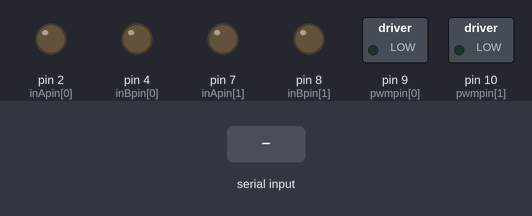
Recording of a sketch running on a simulated Arduino Uno, built with avr-gcc and run on an emulated ATmega328P. On the bench: switched loads named in the sketch (green lamp = pin HIGH), output pins drawn as LEDs (lit = HIGH). Inputs (shaded band) come from the test bench.

Above: at 1.2 s.
1.3 s: "VEL,,45\n" received over Serial
At 2.3 s:
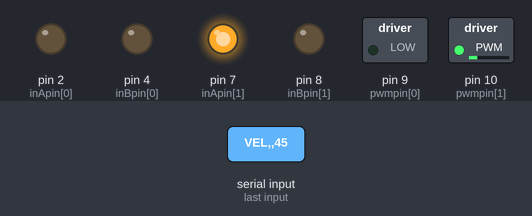
Timing chart, 0 to 4.8 s (numbered marks = the images above; inputs shaded):
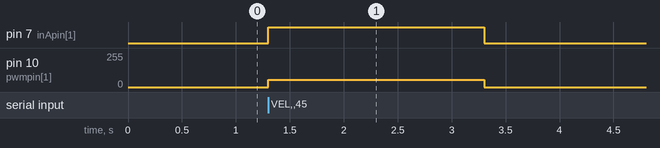

Measured:
- after the input at 1.3 s, pin 7 (inApin[1]): LOW → HIGH at once, → LOW 2.0 s later; pin 10 (pwmpin[1]): 0/255 → 53/255 at once, → 0/255 2.0 s later

The sketch:

papa_leonardo_auto_watchdog.ino
```cpp
#define USE_USBCON

#define BRAKEVCC 0
#define CW       1
#define CCW      2
#define BRAKEGND 3

#define RIGHT_MOTOR 1
#define LEFT_MOTOR  0

// Factor de corrección para el motor derecho
#define FACTOR_CORRECCION 1.19

// Tiempo máximo sin recibir comandos antes de detenerse (milisegundos)
#define TIMEOUT_SEGURIDAD 2000

// ============================================================
// PINES DEL MOTOR SHIELD
// ============================================================
int inApin[2] = {2, 7};
int inBpin[2] = {4, 8};
int pwmpin[2] = {9, 10};

// ============================================================
// VARIABLES DE CONTROL
// ============================================================
String msg = "";
unsigned long ultimoComandoRecibido = 0;
bool motoresFrenados = true;

// ============================================================
// INICIALIZACION DE MOTORES
// ============================================================
void init_motor(void) {
  for (int i = 0; i < 2; i++) {
    pinMode(inApin[i], OUTPUT);
    pinMode(inBpin[i], OUTPUT);
    pinMode(pwmpin[i], OUTPUT);
  }
  frenarMotores();
}

// ============================================================
// CONTROL DE MOTOR BASE
// ============================================================
void motorGo(uint8_t motor, uint8_t direct, uint8_t pwm) {
  if (motor <= 1 && direct <= 4) {
    if (direct <= 1) digitalWrite(inApin[motor], HIGH);
    else digitalWrite(inApin[motor], LOW);

    if ((direct == 0) || (direct == 2)) digitalWrite(inBpin[motor], HIGH);
    else digitalWrite(inBpin[motor], LOW);

    analogWrite(pwmpin[motor], pwm);
  }
}

// ============================================================
// DETENCIÓN TOTAL
// ============================================================
void frenarMotores(void) {
  motorGo(LEFT_MOTOR, BRAKEGND, 0);
  motorGo(RIGHT_MOTOR, BRAKEGND, 0);
  motoresFrenados = true;
}

// ============================================================
// CONTROL DE VELOCIDAD CON SIGNO Y CORRECCIÓN
// ============================================================
void moverMotorSigned(uint8_t motor, int pwm) {
  // Aplicar factor de corrección si es el motor derecho
  if (motor == RIGHT_MOTOR) {
    pwm = (int)(pwm * FACTOR_CORRECCION);
  }

  // Limitar el PWM al máximo eléctrico
  pwm = constrain(pwm, -255, 255);

  if (pwm > 0) {
    motorGo(motor, CW, (uint8_t)pwm);
  }
  else if (pwm < 0) {
    motorGo(motor, CCW, (uint8_t)abs(pwm));
  }
  else {
    motorGo(motor, BRAKEGND, 0);
  }
}

// ============================================================
// PROCESAR COMANDO SERIAL (VEL,left,right)
// ============================================================
void procesarVelocidad(String comando) {
  int coma1 = comando.indexOf(',');
  int coma2 = comando.indexOf(',', coma1 + 1);

  if (coma1 == -1 || coma2 == -1) return;

  int pwmLeft = comando.substring(coma1 + 1, coma2).toInt();
  int pwmRight = comando.substring(coma2 + 1).toInt();

  moverMotorSigned(LEFT_MOTOR, pwmLeft);
  moverMotorSigned(RIGHT_MOTOR, pwmRight);

  // Actualizar el watchdog
  ultimoComandoRecibido = millis();
  motoresFrenados = false;
}

// ============================================================
// SETUP
// ============================================================
void setup() {
  init_motor();
  Serial.begin(115200);
}

// ============================================================
// LOOP PRINCIPAL
// ============================================================
void loop() {
  // 1. Recepción y procesamiento de comandos
  if (Serial.available()) {
    msg = Serial.readStringUntil('\n');
    msg.trim();

    if (msg.startsWith("VEL,")) {
      procesarVelocidad(msg);
    }
  }

  // 2. Watchdog de seguridad (Timeout)
  if (!motoresFrenados && (millis() - ultimoComandoRecibido > TIMEOUT_SEGURIDAD)) {
    frenarMotores();
  }
}
```
